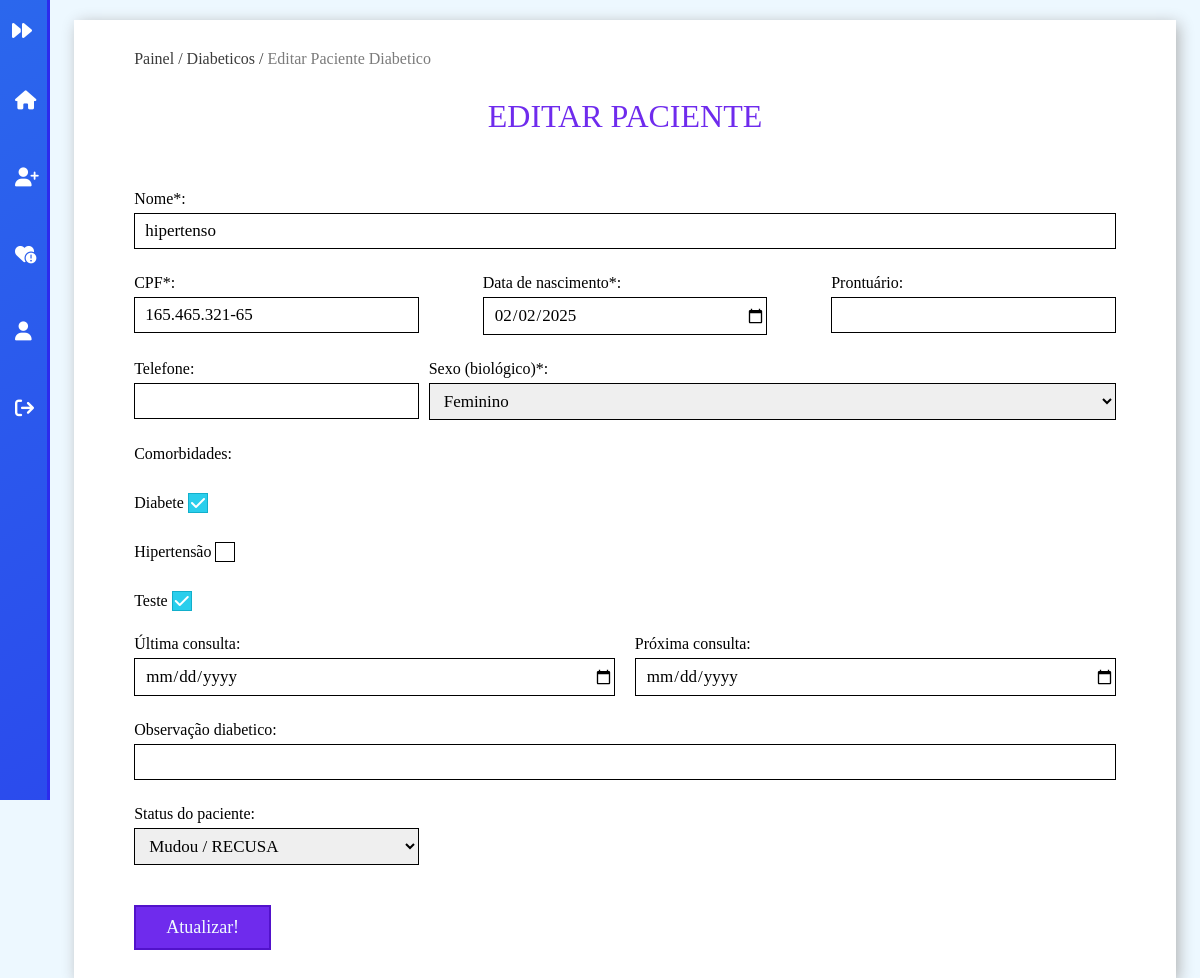
The app's page /editar_diabete?id=17 (signed in), older data.
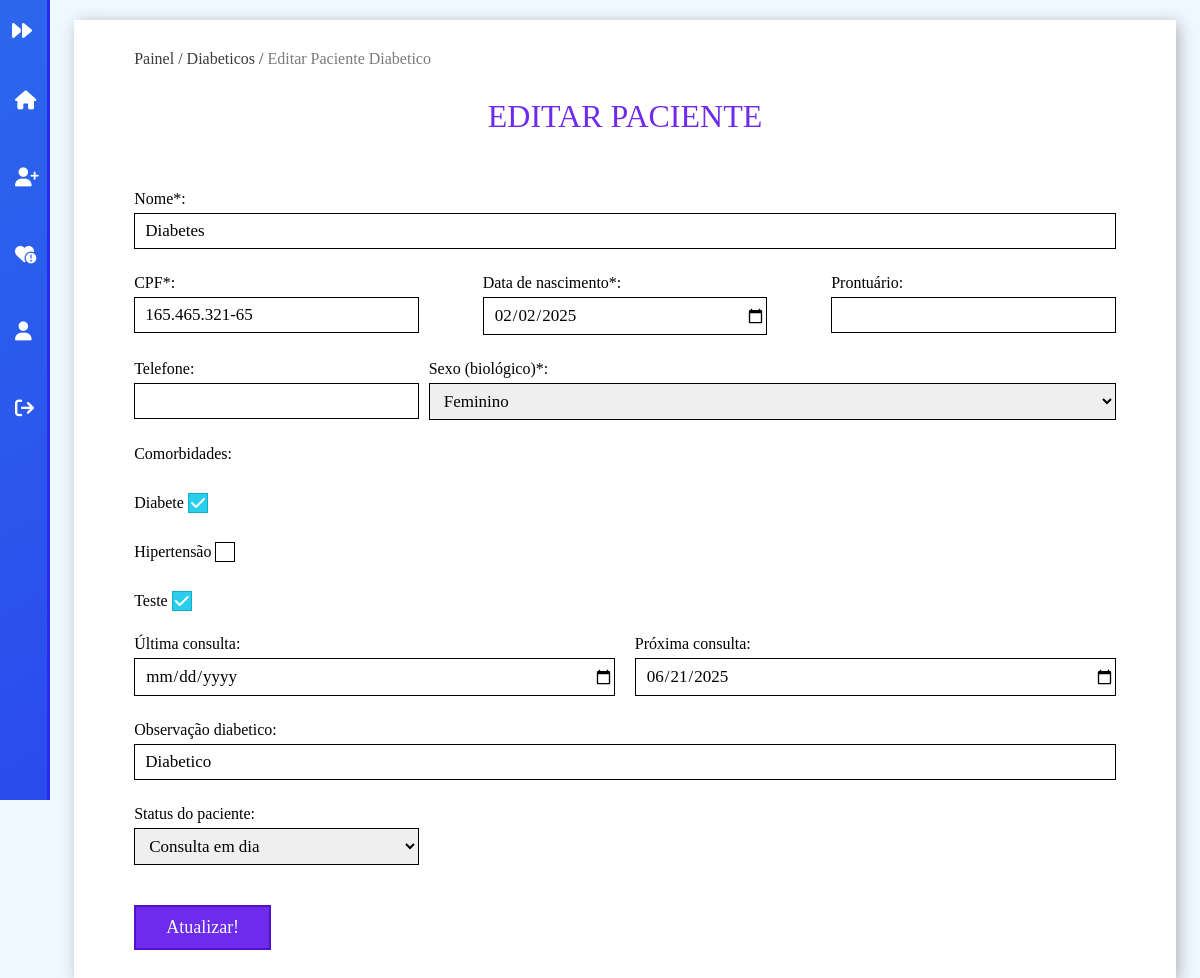
The same page, newer data.
### tables this page shows
CREATE TABLE `paciente` (
  `id` int(11) NOT NULL,
  `agente_id` int(11) DEFAULT NULL,
  `nome` varchar(255) NOT NULL,
  `prontuario` varchar(10) NOT NULL,
  `cpf` varchar(14) NOT NULL,
  `nascimento` date NOT NULL,
  `telefone` varchar(20) DEFAULT NULL,
  `sexo` varchar(9) NOT NULL,
  `comorbidade` text DEFAULT NULL,
  `legenda_id` int(11) DEFAULT NULL,
  `vacina_dengue` tinyint(1) DEFAULT 0,
  `vacina_febre_amarela` tinyint(1) DEFAULT 0,
  `insulina` tinyint(1) DEFAULT 0,
  `gestante` tinyint(1) DEFAULT 0,
  `conduta` varchar(255) DEFAULT NULL,
  `ppn` date DEFAULT NULL,
  `observacao` text DEFAULT NULL,
  `ativo` tinyint(1) DEFAULT 1
);

CREATE TABLE `legenda` (
  `id` int(11) NOT NULL,
  `descricao` varchar(255) NOT NULL,
  `ativo` tinyint(1) NOT NULL
);

CREATE TABLE `consulta` (
  `id` int(11) NOT NULL,
  `paciente_id` int(11) DEFAULT NULL,
  `ult_consulta` date NOT NULL,
  `prox_consulta` date NOT NULL,
  `ativo` tinyint(1) DEFAULT 1
);

### Classes/Views/MainView.php (called while the page is built, shortened)
<?php
	class MainView{
		public static function render($filename){
			include('pages/'.$filename.'.php');
		}
	}
?>

### Classes/Controllers/Editar_diabeteController.php (called while the page is built, shortened)
<?php
	class Editar_diabeteController{
		function index(){
			\Classes\Models\PainelModel::checkLogin('editar-diabete');
		}
	}
?>

### Classes/Application.php (called while the page is built, shortened)
<?php
	class Application{
		private $controller;
		private function setApp(){
			$url = explode('/',@$_GET['url']);
			if($url[0] == '')
				$carregarNome= 'Painel';
			else
				$carregarNome= ucfirst(strtolower($url[0]));
			$carregarNome.='Controller';
			if (file_exists('Classes/Controllers/'.$carregarNome.'.php')) {
				$this->controller = new $carregarClasse();
			}else{
				include('Views/pages/404.php');
				die();
			}
		}
		public function run(){
	        $this->controller->index();
	    }
	}
?>

### index.php (called while the page is built, shortened)
<?php
	$app = new \Classes\Application();
	$app->run();
?>

### Classes/MySql.php (called while the page is built, shortened)
<?php
	class MySql{
		private static $pdo;
		public static function conectar(){
			if(self::$pdo == null){
				try{
					self::$pdo = new \PDO('mysql:host='.HOST.';dbname='.DATABASE,USUARIO,SENHA,array(\PDO::MYSQL_ATTR_INIT_COMMAND => "SET NAMES utf8"));
					self::$pdo->setAttribute(\PDO::ATTR_ERRMODE,\PDO::ERRMODE_EXCEPTION);
				}catch(\PDOException $e){
					die('<h2>Erro ao conectar</h2><p>Tente novamente mais tarde.</p>');
				}
			}
			return self::$pdo;
		}
	}
?>

### Classes/Models/UtilsModel.php (called while the page is built, shortened)
<?php
    class UtilsModel{
		public static function selecionar($tabela,$campo = '1',$valor = '1'){
			$sql = \Classes\MySql::conectar()->prepare("SELECT * FROM `$tabela` WHERE `ativo`= '1' AND $campo = ?");
			$sql->execute(array($valor));
			return $sql->fetch();
		}
		public static function selecionarTudo($tabela,$campo = '1',$valor = '1',$coluna = 'id',$ordem = 'ASC'){
			$sql = \Classes\MySql::conectar()->prepare("SELECT * FROM `$tabela` WHERE `ativo` = '1' AND $campo = ? ORDER BY $coluna $ordem");
			$sql->execute(array($valor));
			return $sql->fetchAll();
		}
    }
?>

### Classes/Views/pages/editar-diabete.php (the view, shortened to what the changed rows need)
<?php
  include("header.php");
  $paciente = \Classes\Models\UtilsModel::selecionar('paciente', 'id', $_GET['id']);
  $observacao = explode('||', $paciente['observacao'])[4];
  $consultas = \Classes\Models\UtilsModel::selecionar('consulta', 'paciente_id', $_GET['id']);
?>
<div id="painel">
  <?php include(BASE_DIR_PAINEL.'pages/sidebar.php');?>
  <main id="painel-content">
    <div class="container">
      <div class="content">
        <div class="mapa-site">
          <a href="<?php echo INCLUDE_PATH;?>">Painel / </a> <a href="<?php echo INCLUDE_PATH;?>diabeticos">Diabeticos / </a> <span>Editar paciente diabetico</span>
        </div>
        <h1>Editar paciente</h1>
        <form method="post" enctype="multipart/form-data">
            <div class="form-single w100">
                <label for="nome">Nome*: </label>
                <input type="text" id="nome" name="nome" value="<?php echo $paciente['nome'];?>" content="required">
            </div>
            <div class="form-single w30">
                <label for="cpf">CPF*: </label>
                <input type="text" id="cpf" name="cpf" value="<?php echo $paciente['cpf'];?>" content="required">
            </div>
            <div class="form-single w30">
                <label for="nascimetno">Data de nascimento*: </label>
                <input type="date" id="nascimetno" name="nascimetno" value="<?php echo $paciente['nascimento'];?>" max="<?php echo date('Y-m-d'); ?>" content="required">
            </div>
            <div class="form-single w30">
                <label for="prontuario">Prontuário: </label>
                <input type="text" id="prontuario" value="<?php echo $paciente['prontuario'];?>" name="prontuario">
            </div>
            <div class="form-single w30">
                <label for="telefone">Telefone: </label>
                <input type="text" id="telefone" value="<?php echo $paciente['telefone'];?>" name="telefone">
            </div>
            <div class="form-single w70">
              <label for="sexo">Sexo (biológico)*: </label>
              <select id="sexo" name="sexo" content="required">
                <option value="feminino" <?php echo ($paciente['sexo'] == 'feminino') ? 'selected' : ''; ?>>Feminino</option>
              </select>
            </div>
            <div class="form-single w100">
                <p>Comorbidades: </p>
                <?php
                    $comorbidades = \Classes\Models\UtilsModel::selecionarTudo('comorbidade');
                    foreach ($comorbidades as $key => $value) { ?>
                    <div class="form-single">
                        <label for="cat_<?php echo $value['id']?>"><?php echo ucfirst($value['comorbidade'])?> </label>
                        <label for="cat_<?php echo $value['id']?>" class="checkbox-custom"><i class="fa-solid fa-check"></i></label>
                    </div>
                <?php } ?>
            </div>
            <div class="form-single w50">
                <label for="ult_consulta">Última consulta: </label>
                <input type="date" id="ult_consulta" name="ult_consulta" value="<?php echo @$consultas['ult_consulta'];?>">
            </div>
            <div class="form-single w50">
                <label for="prox_consulta">Próxima consulta: </label>
                <input type="date" id="prox_consulta" name="prox_consulta" value="<?php echo @$consultas['prox_consulta'];?>">
            </div>
            <div class="form-single w100">
              <label for="observacao">Observação diabetico: </label>
              <input type="text" id="observacao" name="observacao" value="<?php echo $observacao;?>" maxCaracter="60">
            </div>
            <div class="form-single w30">
              <label for="status">Status do paciente:</label>
              <select name="status" id="status">
                <option value="" selected>Consulta em dia</option>
              <?php
                $legenda = \Classes\Models\UtilsModel::selecionarTudo('legenda');
                foreach ($legenda as $key => $value) {
              ?>
                <option value="<?php echo $value['id']?>" <?php echo ($paciente['legenda_id'] == $value['id']) ? 'selected' : '' ?>><?php echo $value['descricao']?></option>
              <?php } ?>
              </select>
            </div>
            <div class="form-single w100">
              <input type="submit" class="btn-input" name="editar-diabetico" value="Atualizar!">
            </div>
        </form>
      </div>
    </div>
  </main>
</div>
<?php
    include("footer.php");
?>

Row changes from the older to the newer data that the page shows:
changed paciente "Feminino": nome "hipertenso" → "Diabetes"; observacao (not shown) → "Diabetico"; status "Mudou / RECUSA" → (not shown)
added consulta: prox_consulta "06/21/2025"
Text that changed along with them:
form field status: (not shown) → "Consulta em dia"
